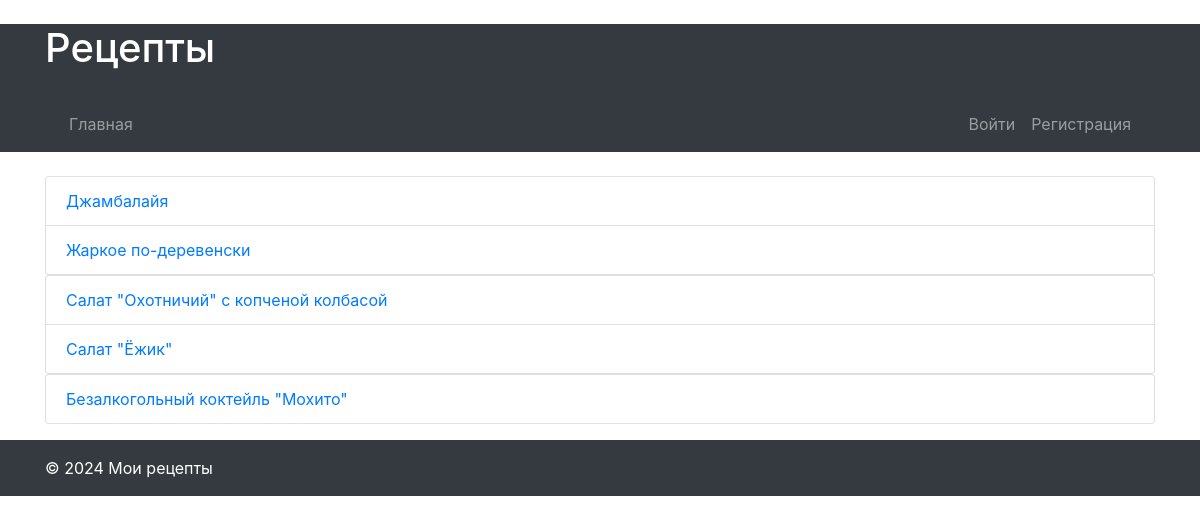
The page / on the database its author committed.
### recipesapp/models.py (models this page shows, shortened)
class RecipeCategoryRelationship(models.Model):
    recipe = models.ForeignKey(Recipe, on_delete=models.CASCADE)
    category = models.ForeignKey(Category, on_delete=models.CASCADE)
    class Meta:
        unique_together = ['recipe', 'category']

class Recipe(models.Model):
    title = models.CharField(max_length=255)
    description = models.TextField()
    instructions = models.TextField()
    preparation_time = models.PositiveIntegerField()
    image = models.ImageField(upload_to='static/img/')
    author = models.ForeignKey(User, on_delete=models.CASCADE, related_name='recipes')
    created_at = models.DateTimeField(auto_now_add=True)
    updated_at = models.DateTimeField(auto_now=True)

### recipesapp/views.py (the view)
# urls.py: path('', views.home, name='home'),
def home(request):
    categories = Category.objects.all()
    recipe_relationships = RecipeCategoryRelationship.objects.all().order_by('-id')[:5]
    return render(request, 'recipesapp/home.html', {'categories': categories, 'recipe_relationships': recipe_relationships})

### recipesapp/templates/recipesapp/home.html (shortened to what this page needs)
{% extends 'recipesapp/base.html' %}
{% block content %}
    {% for category in categories %}
        <ul class="list-group">
            {% for recipe in recipe_relationships %}
                {% if recipe.category == category %}
                    <li class="list-group-item"><a href="{% url 'recipesapp:recipe_detail' recipe.recipe.id %}">{{ recipe.recipe.title }}</a></li>
                {% endif %}
            {% endfor %}
        </ul>
    {% endfor %}
{% endblock %}

### rows shown on the page
RecipeCategoryRelationship: recipe "Джамбалайя"
RecipeCategoryRelationship: recipe "Жаркое по-деревенски"
RecipeCategoryRelationship: recipe "Салат \"Охотничий\" с копченой колбасой"
RecipeCategoryRelationship: recipe "Салат \"Ёжик\""
RecipeCategoryRelationship: recipe "Безалкогольный коктейль \"Мохито\""
